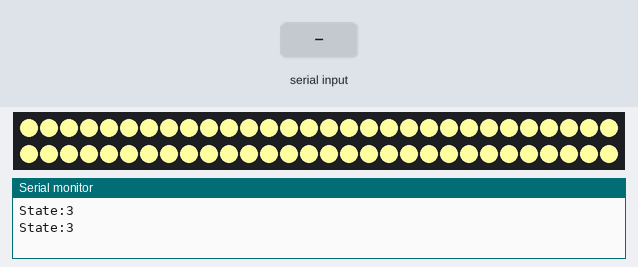
Bench run of a sketch on a simulated Arduino Uno, built with avr-gcc and run on an emulated ATmega328P. On the bench: 60 RGB LEDs in strip order, left to right, continuing on the next row, the last lines printed to the serial monitor. The test bench sets the inputs (shaded band). EEPROM starts erased.

Above: at 1.2 s.
1.3 s: "1" received over Serial
At 2.67 s:
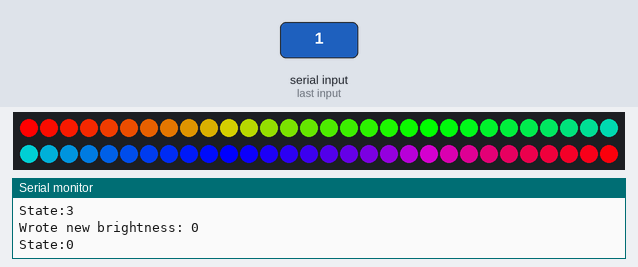
At 3.3 s:
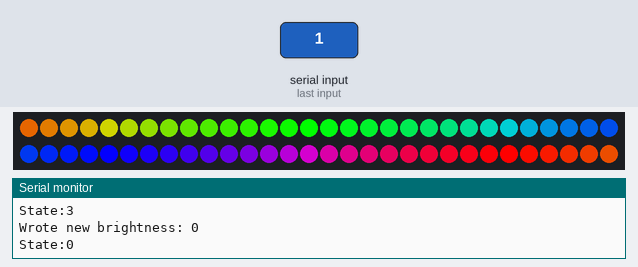
Timing chart, 0 to 4.8 s (numbered marks = the images above; inputs shaded):
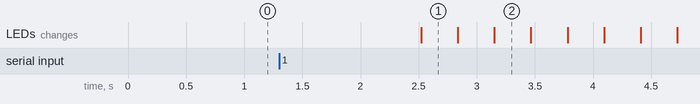

The sketch:

DeskFirmware.ino
```cpp
#include <EEPROM.h>
#include <avr/sleep.h>
#include <Adafruit_NeoPixel.h>
#ifdef __AVR__
  #include <avr/power.h>
#endif

#define PIN 6
#define LIGHT_STATE_ADDRESS 0

Adafruit_NeoPixel strip = Adafruit_NeoPixel(60, PIN, NEO_GRB + NEO_KHZ800);

enum LightStates {
  LSCycling,
  LSStaticLow,
  LSStaticMedium,
  LSStaticHigh,
  LSSentinal
};

int lights_state;  // What mode the lights should be in

void setup() {
  strip.begin();
  strip.show(); // Initialize all pixels to 'off'

  Serial.begin(115200);

  // Read in, then bump eeprom value. Lets us cycle states by resetting
  // Should survive ~100,000 restarts according to datasheet
  lights_state = EEPROM.read(LIGHT_STATE_ADDRESS) % LSSentinal;
  EEPROM.write(LIGHT_STATE_ADDRESS, lights_state);

  // For now, most states don't require a full loop, so put AVR to sleep
  //set_sleep_mode(SLEEP_MODE_PWR_DOWN);
  //sleep_enable();
}

void loop() {
  switch (lights_state) {
    case LSCycling:
      rainbowCycle(20);
      break;
    case LSStaticLow:
      staticLights(strip.Color(10, 10, 10));
      break;
    case LSStaticMedium:
      staticLights(strip.Color(127, 127, 127));
      break;
    case LSStaticHigh:
      staticLights(strip.Color(255, 255, 160));
      break;
  }

  if (Serial.available() > 0) {
    int value = (Serial.read() - '1') % LSSentinal;

    // Skip right out if we don't want the value
    if (value < 0) return;

    lights_state = value;
    EEPROM.write(LIGHT_STATE_ADDRESS, lights_state);
    Serial.print("Wrote new brightness: ");
    Serial.println(lights_state);
    delay(500);
  }

  delay(500);

  Serial.print("State:");
  Serial.println(lights_state);
}


void staticLights(uint32_t color) {
  for(int i = 0; i< strip.numPixels(); i++) {
    strip.setPixelColor(i, color);
  }
  strip.show();

  //sleep_mode();
  //sleep_disable(); // Never gets here until interrupt
}

// Slightly different, this makes the rainbow equally distributed throughout
void rainbowCycle(uint8_t wait) {
  uint16_t i, j;

  for(j=0; j<256*5; j++) { // 5 cycles of all colors on wheel
    for(i=0; i< strip.numPixels(); i++) {
      strip.setPixelColor(i, Wheel(((i * 256 / strip.numPixels()) + j) & 255));
    }
    strip.show();
    delay(wait);
  }
}

// Input a value 0 to 255 to get a color value.
// The colours are a transition r - g - b - back to r.
uint32_t Wheel(byte WheelPos) {
  WheelPos = 255 - WheelPos;
  if(WheelPos < 85) {
    return strip.Color(255 - WheelPos * 3, 0, WheelPos * 3);
  }
  if(WheelPos < 170) {
    WheelPos -= 85;
    return strip.Color(0, WheelPos * 3, 255 - WheelPos * 3);
  }
  WheelPos -= 170;
  return strip.Color(WheelPos * 3, 255 - WheelPos * 3, 0);
}
```

Measured:
- after the input at 1.3 s, the LEDs: change after 1.2 s (image 1)
